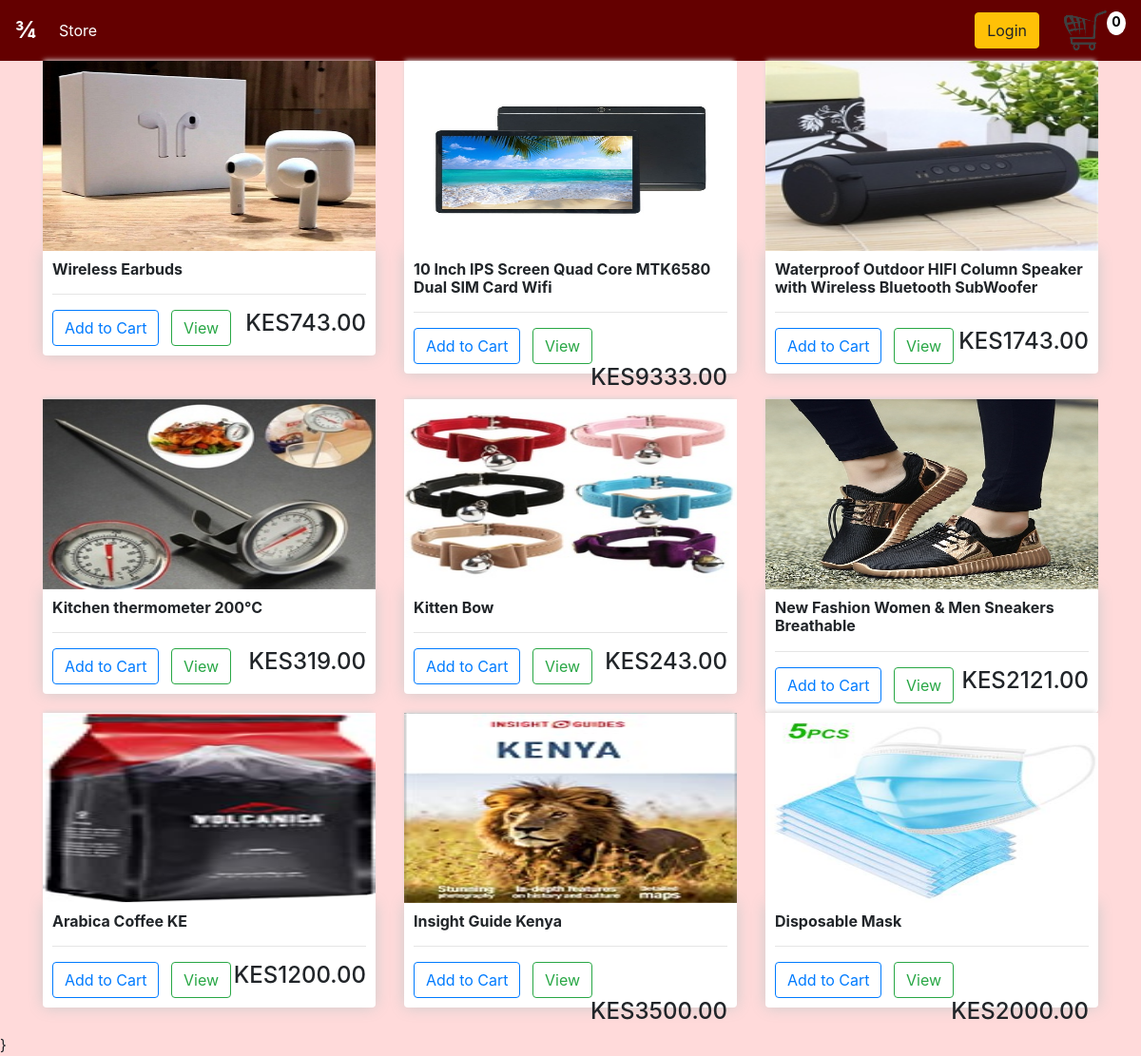
The page / on the database its author committed.
### store/models.py (models this page shows, shortened)
class Product(models.Model):
    name = models.CharField(max_length=200, null=True)
    price = models.DecimalField(max_digits=7, decimal_places=2)
    digital = models.BooleanField(default=False, null=True, blank=False)
    image = models.ImageField(null=True, blank=True)
    @ property
    def image_url(self):
        try:
            url = self.image.url
        except:
            url = ''
        return url

### store/views.py (the view)
# urls.py: path('', include('store.urls'))
def store(request):
    data = cookie_cart2(request)
    cartItems = data['cartItems']
    products = Product.objects.all()
    context = {
        'products': products,
        'cartItems': cartItems
    }
    return render(request, 'store/store.html', context)

### store/utils.py (called while the page is built, shortened)
def cookie_cart(request):
    try:
        cart = json.loads(request.COOKIES['cart'])
    except:
        cart = {}
    print('Cart:', cart)
    items = []
    order = {'get_cart_total': 0, 'get_cart_items': 0, 'shipping': False}
    cartItems = order['get_cart_items']
    return {'cartItems': cartItems, 'order': order, 'items': items}

def cookie_cart2(request):
    if request.user.is_authenticated:
        customer = request.user.customer
        order, created = Order.objects.get_or_create(
            customer=customer, complete=False)
        items = order.orderitem_set.all()
        cartItems = order.get_cart_items
    else:
        cookie_data = cookie_cart(request)
        cartItems = cookie_data['cartItems']
        items = cookie_data['items']
        order = cookie_data['order']
    return {'cartItems': cartItems, 'order': order, 'items': items}

### store/templates/store/store.html
{% extends 'store/base.html' %}
{% load static %}
{% block content %}
    <div class="row">
        {% for product in products %}
        <div class="col-lg-4">
            <img class="thumbnail" src="{{product.image_url}}" alt="">
            <div class="box-element product" >
                <h6><strong>{{product.name}}</strong></h6>
                <hr>
                <button data-product={{product.id}} data-action="add" class="btn btn-outline-primary add-btn update-cart ">
                    Add to Cart
                </button>
                <a href="#" class="btn btn-outline-success ml-2">View</a>
                <h4 style="display: inline-block; float: right;" >KES{{product.price}}</h4>
            </div>
        </div>
        {% endfor %}
    </div>
{% endblock content %}._

### store/templates/store/base.html (shortened to what this page needs)
<!DOCTYPE html>
{% load static %}
<html>
<head>
    <link rel="stylesheet" href="https://stackpath.bootstrapcdn.com/bootstrap/4.4.1/css/bootstrap.min.css">
    <link rel="stylesheet" href="https://cdnjs.cloudflare.com/ajax/libs/font-awesome/5.13.0/css/all.min.css" />
    <link rel="stylesheet" type="text/css" href="{% static 'css/style.css' %}">
</head>
<body>
     <nav class="navbar navbar-expand-lg navbar-dark">
          <a class="navbar-brand font-weight-bolder" style="font-size: 24px !important; " href="{% url 'store' %}">&frac34;</a>
          <div class="collapse navbar-collapse" id="navbarSupportedContent">
            <ul class="navbar-nav mr-auto">
              <li class="nav-item active">
                <a class="nav-link" href="{% url 'store' %}">Store <span class="sr-only">(current)</span></a>
              </li>
            </ul>
                <div class="form-inline my-2 my-lg-0 align-items-auto" >
                    <a href="#" class="btn btn-warning mr-2" >Login</a>
                    <a href="{% url 'cart' %}">
                    <img id="cart-icon" src="{% static 'img/cart.png' %}" alt="">
                    </a>
                    <p id="cart-total">{{cartItems}}</p>
                </div>
          </div>
    </nav>
    <div class="container">
        {% block content %}
        {% endblock content %}
    </div>
        }
</body>
</html>

### static/css/style.css (style rules this page uses)
:root { --primary-color:#ffdada; }
body { background: var(--primary-color); }
.navbar { background:#640000; }
.box-element { box-shadow: hsl(0, 0%, 80%)0 0 16px; background-color: #fff; border-radius: 4px; padding: 10px; }
.thumbnail { width: 100%; height: 200px; box-shadow: -1px -3px 5px -2px rgba(214, 214, 214, 1); -moz-box-shadow: -1px -3px 5px -2px rgba(214, 214, 214, 1); -webkit-box-shadow: -1px -3px 5px -2px rgba(214, 214, 214, 1); }
.product { border-radius: 0 0 4px 4px; }
#cart-icon { width: 48px; display: inline-block; margin-left: 15px; }
#cart-total { display: block; text-align: center; color: #000000; background-color: #ffffff; width: 20px; height: 25px; border-radius: 50%; font-size: 14px; font-weight: 700; }

### rows shown on the page
Product: image_url (picture), name "Wireless Earbuds", price "743.00"
Product: image_url (picture), name "10 Inch IPS Screen Quad Core MTK6580 Dual SIM Card Wifi", price "9333.00"
Product: image_url (picture), name "Waterproof Outdoor HIFI Column Speaker with Wireless Bluetooth SubWoofer", price "1743.00"
Product: image_url (picture), name "Kitchen thermometer 200°C", price "319.00"
Product: image_url (picture), name "Kitten Bow", price "243.00"
Product: image_url (picture), name "New Fashion Women & Men Sneakers Breathable", price "2121.00"
Product: image_url (picture), name "Arabica Coffee KE", price "1200.00"
Product: image_url (picture), name "Insight Guide Kenya", price "3500.00"
Product: image_url (picture), name "Disposable Mask", price "2000.00"

### other values the page prints
{{ cartItems }} "0"
